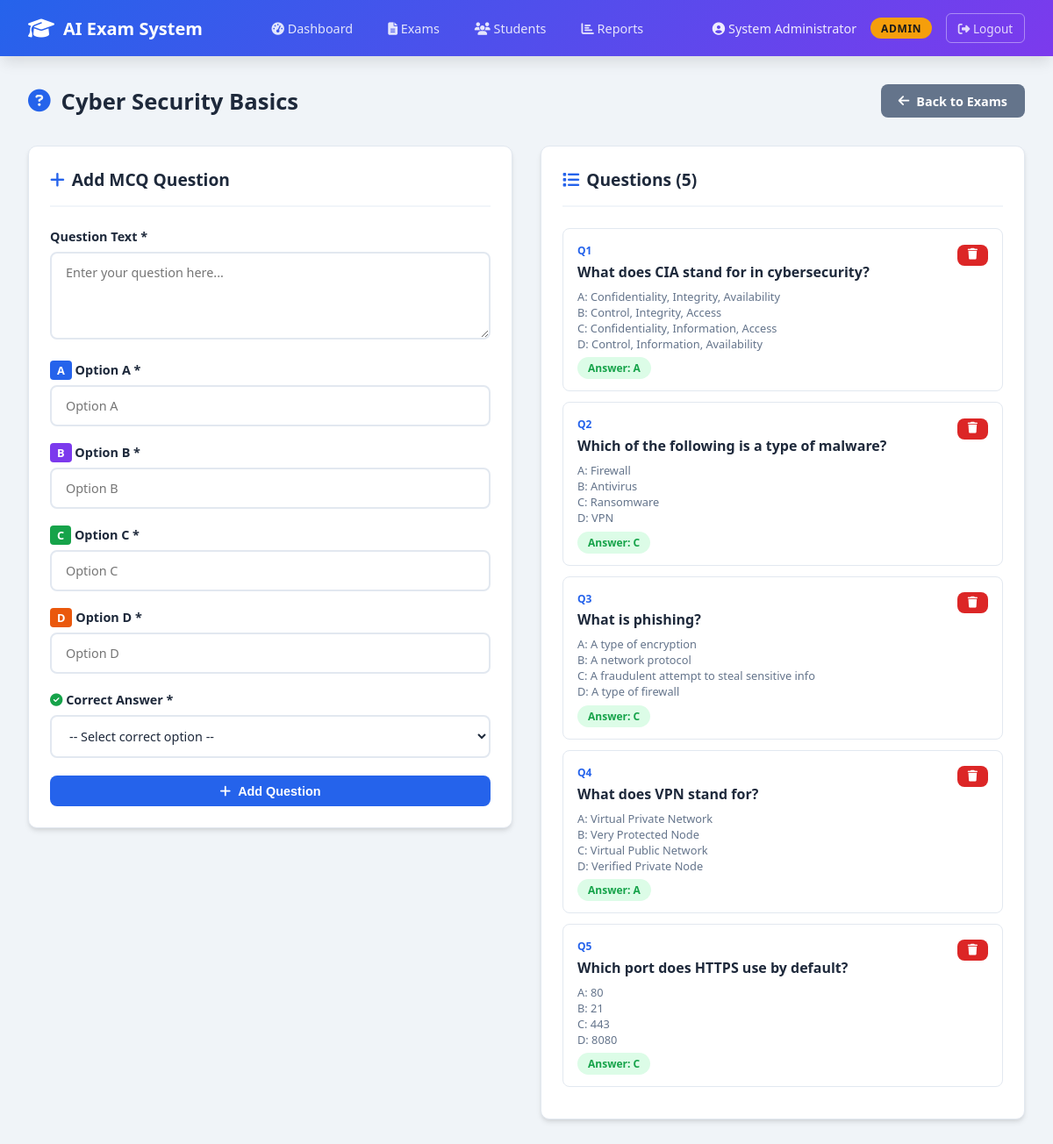
/admin/exam/1/questions (signed in), run on the app's committed database.
### tables this page shows
CREATE TABLE exams (
                id INTEGER PRIMARY KEY AUTOINCREMENT,
                title TEXT NOT NULL,
                description TEXT,
                course TEXT NOT NULL,
                time_limit INTEGER NOT NULL,
                total_questions INTEGER NOT NULL,
                created_by INTEGER,
                is_active INTEGER DEFAULT 1,
                created_at TIMESTAMP DEFAULT CURRENT_TIMESTAMP,
                FOREIGN KEY (created_by) REFERENCES users(id)
            );

CREATE TABLE questions (
                id INTEGER PRIMARY KEY AUTOINCREMENT,
                exam_id INTEGER NOT NULL,
                question_text TEXT NOT NULL,
                option_a TEXT NOT NULL,
                option_b TEXT NOT NULL,
                option_c TEXT NOT NULL,
                option_d TEXT NOT NULL,
                correct_answer TEXT NOT NULL,
                FOREIGN KEY (exam_id) REFERENCES exams(id)
            );

### AI_Exam_System/app.py (the view, shortened to what this page needs)
@app.route("/admin/exam/<int:exam_id>/questions", methods=["GET", "POST"])
@admin_required
def add_questions(exam_id):
    db = get_db()
    exam = db.execute("SELECT * FROM exams WHERE id=?", (exam_id,)).fetchone()
    if not exam:
        flash("Exam not found.", "danger")
        return redirect(url_for("admin_exams"))
    questions = db.execute("SELECT * FROM questions WHERE exam_id=?", (exam_id,)).fetchall()
    return render_template("add_questions.html", exam=exam, questions=questions)

### AI_Exam_System/app.py (called while the page is built)
def get_db():
    db = getattr(g, "_database", None)
    if db is None:
        db = g._database = sqlite3.connect(DATABASE)
        db.row_factory = sqlite3.Row
    return db

@app.teardown_appcontext
def close_connection(exception):
    db = getattr(g, "_database", None)
    if db is not None:
        db.close()

def admin_required(f):
    @wraps(f)
    def decorated(*args, **kwargs):
        if "user_id" not in session:
            flash("Please log in.", "warning")
            return redirect(url_for("login"))
        if session.get("role") != "admin":
            flash("Access denied. Admin only.", "danger")
            return redirect(url_for("student_dashboard"))
        return f(*args, **kwargs)
    return decorated

### AI_Exam_System/templates/add_questions.html (shortened to what this page needs)
{% extends "base.html" %}
{% block content %}
<div class="page-header">
    <h1 class="page-title"><i class="fas fa-question-circle"></i> {{ exam.title }}</h1>
    <a href="{{ url_for('admin_exams') }}" class="btn btn-secondary">
        <i class="fas fa-arrow-left"></i> Back to Exams
    </a>
</div>
<div style="display:grid;grid-template-columns:1fr 1fr;gap:2rem;">
    <div>
        <div class="card">
            <div class="card-header">
                <h2 class="card-title"><i class="fas fa-plus"></i> Add MCQ Question</h2>
            </div>
            <form method="POST">
                <div class="form-group">
                    <label>Question Text *</label>
                    <textarea name="question_text" class="form-control" placeholder="Enter your question here..." rows="3" required></textarea>
                </div>
                <div class="form-group">
                    <label><span style="background:#2563eb;color:#fff;padding:2px 8px;border-radius:4px;font-size:0.8rem;">A</span> Option A *</label>
                    <input type="text" name="option_a" class="form-control" placeholder="Option A" required>
                </div>
                <div class="form-group">
                    <label><span style="background:#7c3aed;color:#fff;padding:2px 8px;border-radius:4px;font-size:0.8rem;">B</span> Option B *</label>
                    <input type="text" name="option_b" class="form-control" placeholder="Option B" required>
                </div>
                <div class="form-group">
                    <label><span style="background:#16a34a;color:#fff;padding:2px 8px;border-radius:4px;font-size:0.8rem;">C</span> Option C *</label>
                    <input type="text" name="option_c" class="form-control" placeholder="Option C" required>
                </div>
                <div class="form-group">
                    <label><span style="background:#ea580c;color:#fff;padding:2px 8px;border-radius:4px;font-size:0.8rem;">D</span> Option D *</label>
                    <input type="text" name="option_d" class="form-control" placeholder="Option D" required>
                </div>
                <div class="form-group">
                    <label><i class="fas fa-check-circle" style="color:#16a34a"></i> Correct Answer *</label>
                    <select name="correct_answer" class="form-control" required>
                        <option value="">-- Select correct option --</option>
                    </select>
                </div>
                <button type="submit" class="btn btn-primary" style="width:100%;justify-content:center;">
                    <i class="fas fa-plus"></i> Add Question
                </button>
            </form>
        </div>
    </div>
    <div>
        <div class="card">
            <div class="card-header">
                <h2 class="card-title"><i class="fas fa-list"></i> Questions ({{ questions|length }})</h2>
            </div>
            {% if questions %}
                {% for q in questions %}
                <div style="padding:1rem;border:1px solid #e2e8f0;border-radius:8px;margin-bottom:0.75rem;">
                    <div style="display:flex;justify-content:space-between;align-items:flex-start;gap:0.5rem;">
                        <div>
                            <div style="font-size:0.75rem;color:#2563eb;font-weight:700;margin-bottom:0.3rem;">Q{{ loop.index }}</div>
                            <div style="font-weight:600;color:#1e293b;margin-bottom:0.5rem;">{{ q.question_text }}</div>
                            <div style="font-size:0.8rem;color:#64748b;">
                                A: {{ q.option_a }}<br>
                                B: {{ q.option_b }}<br>
                                C: {{ q.option_c }}<br>
                                D: {{ q.option_d }}
                            </div>
                            <div style="margin-top:0.4rem;">
                                <span class="badge badge-success">Answer: {{ q.correct_answer }}</span>
                            </div>
                        </div>
                        <form method="POST" action="{{ url_for('delete_question', exam_id=exam.id, q_id=q.id) }}"
                              onsubmit="return confirm('Delete this question?')" style="flex-shrink:0;">
                            <button type="submit" class="btn btn-sm btn-danger">
                                <i class="fas fa-trash"></i>
                            </button>
                        </form>
                    </div>
                </div>
                {% endfor %}
            {% else %}
            <div class="empty-state">
                <i class="fas fa-question-circle"></i>
                <p>No questions yet. Add your first question.</p>
            </div>
            {% endif %}
        </div>
    </div>
</div>
{% endblock %}

### AI_Exam_System/templates/base.html (shortened to what this page needs)
<!DOCTYPE html>
<html lang="en">
<head>
    <link rel="stylesheet" href="{{ url_for('static', filename='css/style.css') }}">
    <link href="https://cdnjs.cloudflare.com/ajax/libs/font-awesome/6.4.0/css/all.min.css" rel="stylesheet">
</head>
<body>
    {% if session.user_id %}
    <nav class="navbar">
        <div class="nav-brand">
            <i class="fas fa-graduation-cap"></i>
            <span>AI Exam System</span>
        </div>
        <div class="nav-links">
            {% if session.role == 'admin' %}
                <a href="{{ url_for('admin_dashboard') }}"><i class="fas fa-tachometer-alt"></i> Dashboard</a>
                <a href="{{ url_for('admin_exams') }}"><i class="fas fa-file-alt"></i> Exams</a>
                <a href="{{ url_for('admin_students') }}"><i class="fas fa-users"></i> Students</a>
                <a href="{{ url_for('admin_reports') }}"><i class="fas fa-chart-bar"></i> Reports</a>
            {% else %}
                <a href="{{ url_for('student_dashboard') }}"><i class="fas fa-home"></i> Dashboard</a>
            {% endif %}
        </div>
        <div class="nav-user">
            <span><i class="fas fa-user-circle"></i> {{ session.full_name }}</span>
            <span class="badge-role {{ session.role }}">{{ session.role|title }}</span>
            <a href="{{ url_for('logout') }}" class="btn-logout"><i class="fas fa-sign-out-alt"></i> Logout</a>
        </div>
    </nav>
    {% endif %}
    <div class="container">
        {% block content %}{% endblock %}
    </div>
</body>
</html>

### AI_Exam_System/static/css/style.css (style rules this page uses)
:root { --primary: #2563eb; --primary-dark: #1d4ed8; --secondary: #7c3aed; --success: #16a34a; --danger: #dc2626; --warning: #d97706; --info: #0891b2; --dark: #1e293b; --gray: #64748b; --light: #f1f5f9; --white: #ffffff; --border: #e2e8f0; --shadow: 0 4px 6px -1px rgba(0,0,0,0.1), 0 2px 4px -1px rgba(0,0,0,0.06); --shadow-lg: 0 10px 15px -3px rgba(0,0,0,0.1); --radius: 10px; }
* { margin: 0; padding: 0; box-sizing: border-box; }
body { font-family: 'Segoe UI', Tahoma, Geneva, Verdana, sans-serif; background: #f0f4f8; color: var(--dark); min-height: 100vh; }
.navbar { background: linear-gradient(135deg, var(--primary), var(--secondary)); padding: 0 2rem; display: flex; align-items: center; justify-content: space-between; height: 64px; box-shadow: var(--shadow-lg); position: sticky; top: 0; z-index: 100; }
.nav-brand { display: flex; align-items: center; gap: 10px; color: var(--white); font-size: 1.25rem; font-weight: 700; }
.nav-brand i { font-size: 1.5rem; }
.nav-links { display: flex; gap: 0.5rem; }
.nav-links a { color: rgba(255,255,255,0.85); text-decoration: none; padding: 0.5rem 1rem; border-radius: 8px; transition: all 0.2s; font-size: 0.9rem; }
.nav-user { display: flex; align-items: center; gap: 1rem; color: rgba(255,255,255,0.9); font-size: 0.9rem; }
.badge-role { padding: 0.2rem 0.75rem; border-radius: 20px; font-size: 0.75rem; font-weight: 600; text-transform: uppercase; letter-spacing: 0.05em; }
.badge-role.admin { background: #f59e0b; color: #1a1a1a; }
.btn-logout { color: rgba(255,255,255,0.8); text-decoration: none; padding: 0.4rem 0.8rem; border: 1px solid rgba(255,255,255,0.4); border-radius: 6px; transition: all 0.2s; font-size: 0.85rem; }
.container { max-width: 1200px; margin: 0 auto; padding: 2rem; }
.card { background: var(--white); border-radius: var(--radius); padding: 1.5rem; box-shadow: var(--shadow); border: 1px solid var(--border); }
.card-header { display: flex; align-items: center; justify-content: space-between; margin-bottom: 1.5rem; padding-bottom: 1rem; border-bottom: 2px solid var(--light); }
.card-title { font-size: 1.2rem; font-weight: 700; color: var(--dark); display: flex; align-items: center; gap: 0.5rem; }
.card-title i { color: var(--primary); }
.btn { padding: 0.6rem 1.25rem; border-radius: 8px; border: none; cursor: pointer; font-size: 0.9rem; font-weight: 600; display: inline-flex; align-items: center; gap: 0.5rem; text-decoration: none; transition: all 0.2s; white-space: nowrap; }
.btn-primary { background: var(--primary); color: var(--white); }
.btn-danger { background: var(--danger); color: var(--white); }
.btn-secondary { background: var(--gray); color: var(--white); }
.btn-sm { padding: 0.35rem 0.75rem; font-size: 0.8rem; }
.badge { padding: 0.25rem 0.75rem; border-radius: 20px; font-size: 0.75rem; font-weight: 600; }
.badge-success { background: #dcfce7; color: #16a34a; }
.form-group { margin-bottom: 1.25rem; }
.form-group label { display: block; font-weight: 600; margin-bottom: 0.5rem; color: var(--dark); font-size: 0.9rem; }
.form-control { width: 100%; padding: 0.75rem 1rem; border: 2px solid var(--border); border-radius: 8px; font-size: 0.9rem; color: var(--dark); background: var(--white); transition: border-color 0.2s; font-family: inherit; }
select.form-control { cursor: pointer; }
textarea.form-control { resize: vertical; min-height: 100px; }
.page-header { display: flex; align-items: center; justify-content: space-between; margin-bottom: 2rem; }
.page-title { font-size: 1.6rem; font-weight: 700; color: var(--dark); display: flex; align-items: center; gap: 0.75rem; }
.page-title i { color: var(--primary); }

### data on the page
exams: title "Cyber Security Basics"
questions: question_text "What does CIA stand for in cybersecurity?", option_a "Confidentiality, Integrity, Availability", option_b "Control, Integrity, Access", option_c "Confidentiality, Information, Access", option_d "Control, Information, Availability", correct_answer "A"
questions: question_text "Which of the following is a type of malware?", option_a "Firewall", option_b "Antivirus", option_c "Ransomware", option_d "VPN", correct_answer "C"
questions: question_text "What is phishing?", option_a "A type of encryption", option_b "A network protocol", option_c "A fraudulent attempt to steal sensitive info", option_d "A type of firewall", correct_answer "C"
questions: question_text "What does VPN stand for?", option_a "Virtual Private Network", option_b "Very Protected Node", option_c "Virtual Public Network", option_d "Verified Private Node", correct_answer "A"
questions: question_text "Which port does HTTPS use by default?", option_a "80", option_b "21", option_c "443", option_d "8080", correct_answer "C"

### other printed values
{{ session.full_name }} "System Administrator"
{{ session.role|title }} "ADMIN"
{{ questions|length }} "5"
